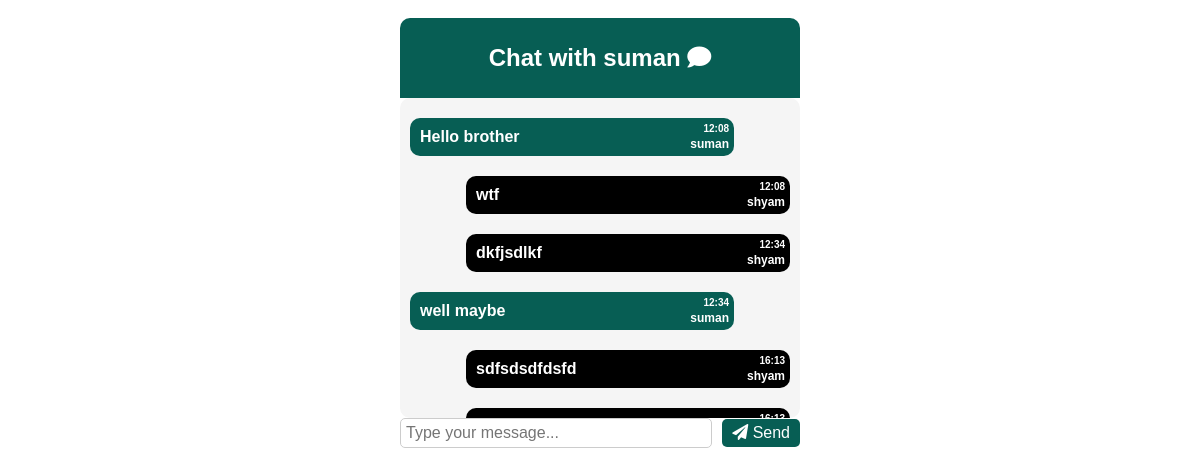
/chat/suman/ (signed in), run on the app's committed database.
### Chatter/models.py (models this page shows, shortened)
class Message(models.Model):
    sender = models.ForeignKey(User, on_delete=models.CASCADE, related_name='sent_messages')
    receiver = models.ForeignKey(User, on_delete=models.CASCADE, related_name='received_messages')
    content = models.TextField()
    timestamp = models.DateTimeField(auto_now_add=True)

### Chatter/views.py (the view)
# urls.py: path('<str:username>/', views.chat_view, name='chat_view'),
@login_required
def chat_view(request, username):
    user = get_object_or_404(User, username=username)
    if request.user == user:
        return redirect('chat_home')
    messages = Message.objects.filter(sender=request.user, receiver=user) | Message.objects.filter(sender=user, receiver=request.user)
    messages = messages.order_by('timestamp')
    return render(request, 'chat.html', {
        'user': user,
        'messages': messages,
    })

### templates/chat.html (shortened to what this page needs)
<!DOCTYPE html>
<html>
<head>
    <link rel="stylesheet" href="https://cdnjs.cloudflare.com/ajax/libs/font-awesome/5.15.3/css/all.min.css">
</head>
<body>
    <div class="chat-container">
        <div class="chat-header">
            <h1>Chat with {{ user.username }} <i class="fas fa-comment"></i></h1>
        </div>
        <div class="chat__item__container" id="id_chat_item_container">
            {% for message in messages %}
            <div class="chat-message {% if message.sender.username == request.user.username %}right{% else %}left{% endif %}">
                <span class="message-username">{{ message.sender.username }}</span>
                <span class="message-text">{{ message.content }}</span>
                <span class="message-timestamp">{{ message.timestamp|date:"H:i" }}</span>
            </div>
            {% endfor %}
        </div>
        <div class="chat-input-container">
            <input type="text" id="id_message_send_input" placeholder="Type your message..." />
            <button type="submit" id="id_message_send_button"><i class="fas fa-paper-plane"></i> Send</button>
        </div>
    </div>
</body>
</html>

### templates/chat.html (style rules this page uses)
body { font-family: Arial, sans-serif; }
.chat-container { max-width: 400px; margin: 0 auto; padding: 10px; }
.chat-header { text-align: center; background-color: #075e54; color: #fff; padding: 10px; border-top-left-radius: 10px; border-top-right-radius: 10px; }
.chat-header h1 { font-size: 24px; }
.chat__item__container { background-color: #f5f5f5; padding: 10px; border-radius: 10px; height: 300px; max-height: 300px; overflow-y: auto; }
.chat-input-container { display: flex; align-items: center; }
#id_message_send_input { flex: 1; padding: 5px; border: 1px solid #ccc; border-radius: 5px; font-size: 16px; }
#id_message_send_button { padding: 5px 10px; background-color: #075e54; color: #fff; border: none; border-radius: 5px; font-size: 16px; cursor: pointer; margin-left: 10px; }
.chat-message { background-color: #e4f9f5; border-radius: 10px; margin: 10px 0; padding: 10px; position: relative; }
.chat-message.right { background-color: black; width: 80%; float: right; clear: both; margin-left: auto; margin-right: 0; }
.chat-message.left { background-color: #075e54; width: 80%; float: left; clear: both; margin-left: 0; margin-right: auto; }
.chat-message span { font-weight: bold; color: white; }
.message-timestamp { font-size: 10px; position: absolute; top: 5px; right: 5px; }
.message-username { font-size: 12px; position: absolute; bottom: 5px; right: 5px; }

### data on the page
Message: sender.username "suman", content "Hello brother", timestamp "12:08"
Message: sender.username "shyam", content "wtf", timestamp "12:08"
Message: sender.username "shyam", content "dkfjsdlkf", timestamp "12:34"
Message: sender.username "suman", content "well maybe", timestamp "12:34"
Message: sender.username "shyam", content "sdfsdsdfdsfd", timestamp "16:13"

### other printed values
{{ user.username }} "suman"
